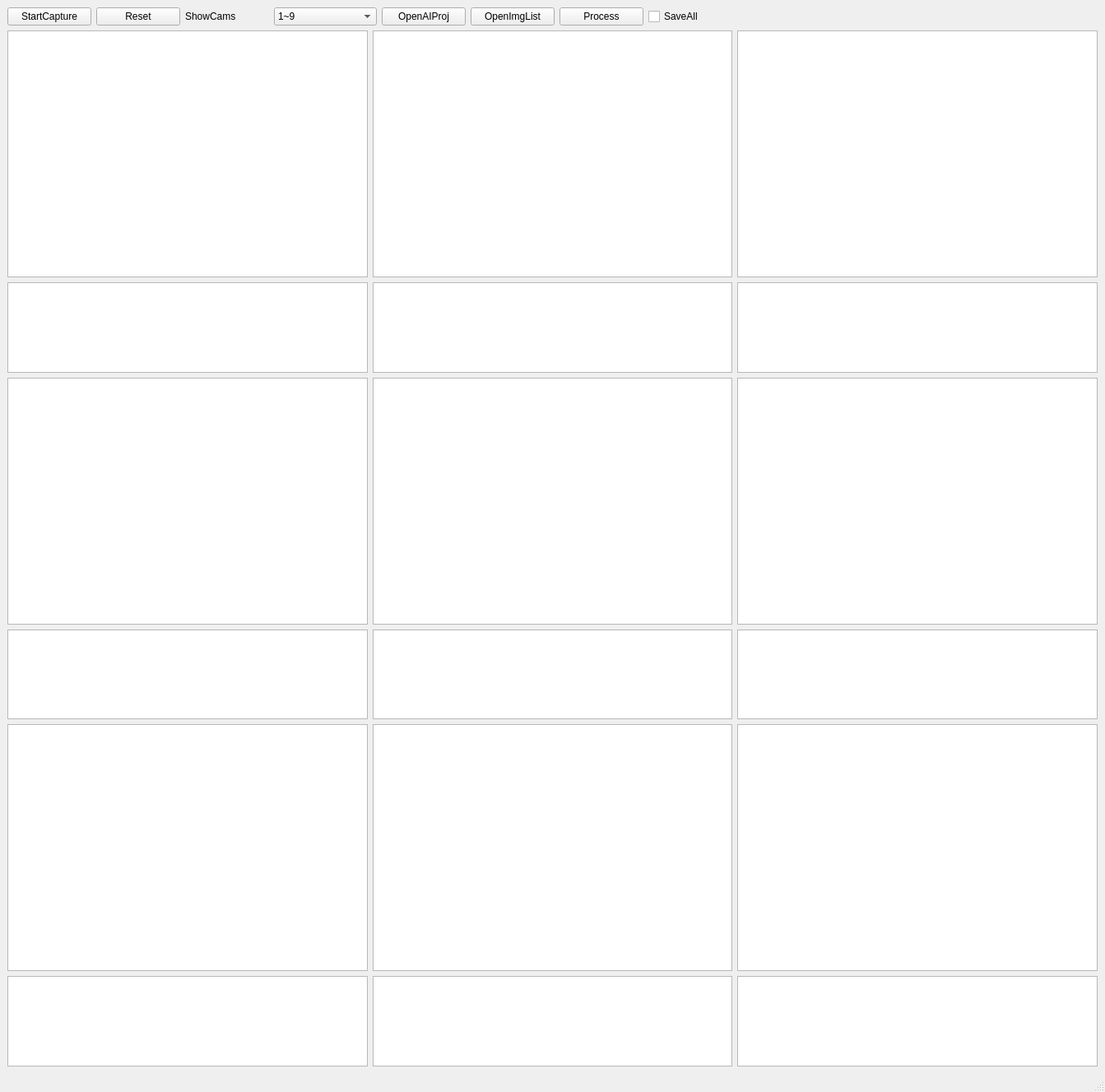
<?xml version="1.0" encoding="UTF-8"?>
<ui version="4.0">
 <class>MainWindow</class>
 <widget class="QMainWindow" name="MainWindow">
  <property name="geometry">
   <rect>
    <x>0</x>
    <y>0</y>
    <width>1343</width>
    <height>1327</height>
   </rect>
  </property>
  <property name="font">
   <font>
    <family>Arial</family>
   </font>
  </property>
  <property name="windowTitle">
   <string>CV_Test</string>
  </property>
  <widget class="QWidget" name="centralwidget">
   <layout class="QGridLayout" name="gridLayout">
    <item row="0" column="0" colspan="2">
     <layout class="QHBoxLayout" name="horizontalLayout">
      <item>
       <widget class="QPushButton" name="buttonStartCapture">
        <property name="text">
         <string>StartCapture</string>
        </property>
        <property name="default">
         <bool>false</bool>
        </property>
       </widget>
      </item>
      <item>
       <widget class="QPushButton" name="buttonReset">
        <property name="text">
         <string>Reset</string>
        </property>
        <property name="default">
         <bool>false</bool>
        </property>
       </widget>
      </item>
      <item>
       <widget class="QLabel" name="labelCrntCams">
        <property name="sizePolicy">
         <sizepolicy hsizetype="Preferred" vsizetype="Fixed">
          <horstretch>0</horstretch>
          <verstretch>0</verstretch>
         </sizepolicy>
        </property>
        <property name="text">
         <string>ShowCams</string>
        </property>
       </widget>
      </item>
      <item>
       <widget class="QComboBox" name="condComboBox">
        <property name="minimumSize">
         <size>
          <width>125</width>
          <height>0</height>
         </size>
        </property>
        <item>
         <property name="text">
          <string>1~9</string>
         </property>
        </item>
        <item>
         <property name="text">
          <string>10~18</string>
         </property>
        </item>
        <item>
         <property name="text">
          <string>19~27</string>
         </property>
        </item>
        <item>
         <property name="text">
          <string>28~36</string>
         </property>
        </item>
        <item>
         <property name="text">
          <string>37~45</string>
         </property>
        </item>
        <item>
         <property name="text">
          <string>46~54</string>
         </property>
        </item>
        <item>
         <property name="text">
          <string>55~63</string>
         </property>
        </item>
        <item>
         <property name="text">
          <string>64~72</string>
         </property>
        </item>
        <item>
         <property name="text">
          <string>73~81</string>
         </property>
        </item>
        <item>
         <property name="text">
          <string>82~90</string>
         </property>
        </item>
        <item>
         <property name="text">
          <string>91~99</string>
         </property>
        </item>
        <item>
         <property name="text">
          <string>100~108</string>
         </property>
        </item>
        <item>
         <property name="text">
          <string>109~117</string>
         </property>
        </item>
        <item>
         <property name="text">
          <string>118~126</string>
         </property>
        </item>
        <item>
         <property name="text">
          <string>128~135</string>
         </property>
        </item>
        <item>
         <property name="text">
          <string>138~144</string>
         </property>
        </item>
        <item>
         <property name="text">
          <string>145~153</string>
         </property>
        </item>
        <item>
         <property name="text">
          <string>154~162</string>
         </property>
        </item>
        <item>
         <property name="text">
          <string>163~171</string>
         </property>
        </item>
        <item>
         <property name="text">
          <string>172~180</string>
         </property>
        </item>
        <item>
         <property name="text">
          <string>181~189</string>
         </property>
        </item>
        <item>
         <property name="text">
          <string>190~198</string>
         </property>
        </item>
        <item>
         <property name="text">
          <string>199~207</string>
         </property>
        </item>
        <item>
         <property name="text">
          <string>208~216</string>
         </property>
        </item>
        <item>
         <property name="text">
          <string>217~225</string>
         </property>
        </item>
        <item>
         <property name="text">
          <string>226~234</string>
         </property>
        </item>
        <item>
         <property name="text">
          <string>235~243</string>
         </property>
        </item>
        <item>
         <property name="text">
          <string>244~252</string>
         </property>
        </item>
        <item>
         <property name="text">
          <string>253~261</string>
         </property>
        </item>
        <item>
         <property name="text">
          <string>262~270</string>
         </property>
        </item>
       </widget>
      </item>
      <item>
       <widget class="QPushButton" name="buttonOpenAIProject">
        <property name="text">
         <string>OpenAIProj</string>
        </property>
        <property name="default">
         <bool>false</bool>
        </property>
       </widget>
      </item>
      <item>
       <widget class="QPushButton" name="buttonOpenImgList">
        <property name="text">
         <string>OpenImgList</string>
        </property>
        <property name="default">
         <bool>false</bool>
        </property>
       </widget>
      </item>
      <item>
       <widget class="QPushButton" name="buttonProcess">
        <property name="enabled">
         <bool>true</bool>
        </property>
        <property name="text">
         <string>Process</string>
        </property>
       </widget>
      </item>
      <item>
       <widget class="QCheckBox" name="checkBoxSaving">
        <property name="text">
         <string>SaveAll</string>
        </property>
       </widget>
      </item>
     </layout>
    </item>
    <item row="1" column="0">
     <layout class="QVBoxLayout" name="verticalLayout">
      <item>
       <widget class="PictureView" name="imagebox0">
        <property name="sizePolicy">
         <sizepolicy hsizetype="Expanding" vsizetype="Expanding">
          <horstretch>0</horstretch>
          <verstretch>0</verstretch>
         </sizepolicy>
        </property>
        <property name="minimumSize">
         <size>
          <width>400</width>
          <height>300</height>
         </size>
        </property>
        <property name="contextMenuPolicy">
         <enum>Qt::DefaultContextMenu</enum>
        </property>
        <property name="sizeAdjustPolicy">
         <enum>QAbstractScrollArea::AdjustToContents</enum>
        </property>
        <property name="dragMode">
         <enum>QGraphicsView::ScrollHandDrag</enum>
        </property>
        <property name="transformationAnchor">
         <enum>QGraphicsView::AnchorUnderMouse</enum>
        </property>
        <property name="resizeAnchor">
         <enum>QGraphicsView::AnchorUnderMouse</enum>
        </property>
        <property name="viewportUpdateMode">
         <enum>QGraphicsView::BoundingRectViewportUpdate</enum>
        </property>
        <property name="rubberBandSelectionMode">
         <enum>Qt::ContainsItemBoundingRect</enum>
        </property>
       </widget>
      </item>
      <item>
       <widget class="QTextBrowser" name="textBrowser0">
        <property name="sizePolicy">
         <sizepolicy hsizetype="Expanding" vsizetype="Minimum">
          <horstretch>0</horstretch>
          <verstretch>0</verstretch>
         </sizepolicy>
        </property>
        <property name="minimumSize">
         <size>
          <width>400</width>
          <height>100</height>
         </size>
        </property>
        <property name="maximumSize">
         <size>
          <width>16777215</width>
          <height>1000</height>
         </size>
        </property>
       </widget>
      </item>
     </layout>
    </item>
    <item row="1" column="1">
     <layout class="QVBoxLayout" name="verticalLayout_2">
      <item>
       <widget class="PictureView" name="imagebox1">
        <property name="sizePolicy">
         <sizepolicy hsizetype="Expanding" vsizetype="Expanding">
          <horstretch>0</horstretch>
          <verstretch>0</verstretch>
         </sizepolicy>
        </property>
        <property name="minimumSize">
         <size>
          <width>400</width>
          <height>300</height>
         </size>
        </property>
        <property name="contextMenuPolicy">
         <enum>Qt::DefaultContextMenu</enum>
        </property>
        <property name="sizeAdjustPolicy">
         <enum>QAbstractScrollArea::AdjustToContents</enum>
        </property>
        <property name="dragMode">
         <enum>QGraphicsView::ScrollHandDrag</enum>
        </property>
        <property name="transformationAnchor">
         <enum>QGraphicsView::AnchorUnderMouse</enum>
        </property>
        <property name="resizeAnchor">
         <enum>QGraphicsView::AnchorUnderMouse</enum>
        </property>
        <property name="viewportUpdateMode">
         <enum>QGraphicsView::BoundingRectViewportUpdate</enum>
        </property>
        <property name="rubberBandSelectionMode">
         <enum>Qt::ContainsItemBoundingRect</enum>
        </property>
       </widget>
      </item>
      <item>
       <widget class="QTextBrowser" name="textBrowser1">
        <property name="sizePolicy">
         <sizepolicy hsizetype="Expanding" vsizetype="Minimum">
          <horstretch>0</horstretch>
          <verstretch>0</verstretch>
         </sizepolicy>
        </property>
        <property name="minimumSize">
         <size>
          <width>400</width>
          <height>100</height>
         </size>
        </property>
        <property name="maximumSize">
         <size>
          <width>16777215</width>
          <height>1000</height>
         </size>
        </property>
       </widget>
      </item>
     </layout>
    </item>
    <item row="1" column="2">
     <layout class="QVBoxLayout" name="verticalLayout_3">
      <item>
       <widget class="PictureView" name="imagebox2">
        <property name="sizePolicy">
         <sizepolicy hsizetype="Expanding" vsizetype="Expanding">
          <horstretch>0</horstretch>
          <verstretch>0</verstretch>
         </sizepolicy>
        </property>
        <property name="minimumSize">
         <size>
          <width>400</width>
          <height>300</height>
         </size>
        </property>
        <property name="contextMenuPolicy">
         <enum>Qt::DefaultContextMenu</enum>
        </property>
        <property name="sizeAdjustPolicy">
         <enum>QAbstractScrollArea::AdjustToContents</enum>
        </property>
        <property name="dragMode">
         <enum>QGraphicsView::ScrollHandDrag</enum>
        </property>
        <property name="transformationAnchor">
         <enum>QGraphicsView::AnchorUnderMouse</enum>
        </property>
        <property name="resizeAnchor">
         <enum>QGraphicsView::AnchorUnderMouse</enum>
        </property>
        <property name="viewportUpdateMode">
         <enum>QGraphicsView::BoundingRectViewportUpdate</enum>
        </property>
        <property name="rubberBandSelectionMode">
         <enum>Qt::ContainsItemBoundingRect</enum>
        </property>
       </widget>
      </item>
      <item>
       <widget class="QTextBrowser" name="textBrowser2">
        <property name="sizePolicy">
         <sizepolicy hsizetype="Expanding" vsizetype="Minimum">
          <horstretch>0</horstretch>
          <verstretch>0</verstretch>
         </sizepolicy>
        </property>
        <property name="minimumSize">
         <size>
          <width>400</width>
          <height>100</height>
         </size>
        </property>
        <property name="maximumSize">
         <size>
          <width>16777215</width>
          <height>1000</height>
         </size>
        </property>
       </widget>
      </item>
     </layout>
    </item>
    <item row="2" column="0">
     <layout class="QVBoxLayout" name="verticalLayout_4">
      <item>
       <widget class="PictureView" name="imagebox3">
        <property name="sizePolicy">
         <sizepolicy hsizetype="Expanding" vsizetype="Expanding">
          <horstretch>0</horstretch>
          <verstretch>0</verstretch>
         </sizepolicy>
        </property>
        <property name="minimumSize">
         <size>
          <width>400</width>
          <height>300</height>
         </size>
        </property>
        <property name="contextMenuPolicy">
         <enum>Qt::DefaultContextMenu</enum>
        </property>
        <property name="sizeAdjustPolicy">
         <enum>QAbstractScrollArea::AdjustToContents</enum>
        </property>
        <property name="dragMode">
         <enum>QGraphicsView::ScrollHandDrag</enum>
        </property>
        <property name="transformationAnchor">
         <enum>QGraphicsView::AnchorUnderMouse</enum>
        </property>
        <property name="resizeAnchor">
         <enum>QGraphicsView::AnchorUnderMouse</enum>
        </property>
        <property name="viewportUpdateMode">
         <enum>QGraphicsView::BoundingRectViewportUpdate</enum>
        </property>
        <property name="rubberBandSelectionMode">
         <enum>Qt::ContainsItemBoundingRect</enum>
        </property>
       </widget>
      </item>
      <item>
       <widget class="QTextBrowser" name="textBrowser3">
        <property name="sizePolicy">
         <sizepolicy hsizetype="Expanding" vsizetype="Minimum">
          <horstretch>0</horstretch>
          <verstretch>0</verstretch>
         </sizepolicy>
        </property>
        <property name="minimumSize">
         <size>
          <width>400</width>
          <height>100</height>
         </size>
        </property>
        <property name="maximumSize">
         <size>
          <width>16777215</width>
          <height>1000</height>
         </size>
        </property>
       </widget>
      </item>
     </layout>
    </item>
    <item row="2" column="1">
     <layout class="QVBoxLayout" name="verticalLayout_5">
      <item>
       <widget class="PictureView" name="imagebox4">
        <property name="sizePolicy">
         <sizepolicy hsizetype="Expanding" vsizetype="Expanding">
          <horstretch>0</horstretch>
          <verstretch>0</verstretch>
         </sizepolicy>
        </property>
        <property name="minimumSize">
         <size>
          <width>400</width>
          <height>300</height>
         </size>
        </property>
        <property name="contextMenuPolicy">
         <enum>Qt::DefaultContextMenu</enum>
        </property>
        <property name="sizeAdjustPolicy">
         <enum>QAbstractScrollArea::AdjustToContents</enum>
        </property>
        <property name="dragMode">
         <enum>QGraphicsView::ScrollHandDrag</enum>
        </property>
        <property name="transformationAnchor">
         <enum>QGraphicsView::AnchorUnderMouse</enum>
        </property>
        <property name="resizeAnchor">
         <enum>QGraphicsView::AnchorUnderMouse</enum>
        </property>
        <property name="viewportUpdateMode">
         <enum>QGraphicsView::BoundingRectViewportUpdate</enum>
        </property>
        <property name="rubberBandSelectionMode">
         <enum>Qt::ContainsItemBoundingRect</enum>
        </property>
       </widget>
      </item>
      <item>
       <widget class="QTextBrowser" name="textBrowser4">
        <property name="sizePolicy">
         <sizepolicy hsizetype="Expanding" vsizetype="Minimum">
          <horstretch>0</horstretch>
          <verstretch>0</verstretch>
         </sizepolicy>
        </property>
        <property name="minimumSize">
         <size>
          <width>400</width>
          <height>100</height>
         </size>
        </property>
        <property name="maximumSize">
         <size>
          <width>16777215</width>
          <height>1000</height>
         </size>
        </property>
       </widget>
      </item>
     </layout>
    </item>
    <item row="2" column="2">
     <layout class="QVBoxLayout" name="verticalLayout_6">
      <item>
       <widget class="PictureView" name="imagebox5">
        <property name="sizePolicy">
         <sizepolicy hsizetype="Expanding" vsizetype="Expanding">
          <horstretch>0</horstretch>
          <verstretch>0</verstretch>
         </sizepolicy>
        </property>
        <property name="minimumSize">
         <size>
          <width>400</width>
          <height>300</height>
         </size>
        </property>
        <property name="contextMenuPolicy">
         <enum>Qt::DefaultContextMenu</enum>
        </property>
        <property name="sizeAdjustPolicy">
         <enum>QAbstractScrollArea::AdjustToContents</enum>
        </property>
        <property name="dragMode">
         <enum>QGraphicsView::ScrollHandDrag</enum>
        </property>
        <property name="transformationAnchor">
         <enum>QGraphicsView::AnchorUnderMouse</enum>
        </property>
        <property name="resizeAnchor">
         <enum>QGraphicsView::AnchorUnderMouse</enum>
        </property>
        <property name="viewportUpdateMode">
         <enum>QGraphicsView::BoundingRectViewportUpdate</enum>
        </property>
        <property name="rubberBandSelectionMode">
         <enum>Qt::ContainsItemBoundingRect</enum>
        </property>
       </widget>
      </item>
      <item>
       <widget class="QTextBrowser" name="textBrowser5">
        <property name="sizePolicy">
         <sizepolicy hsizetype="Expanding" vsizetype="Minimum">
          <horstretch>0</horstretch>
          <verstretch>0</verstretch>
         </sizepolicy>
        </property>
        <property name="minimumSize">
         <size>
          <width>400</width>
          <height>100</height>
         </size>
        </property>
        <property name="maximumSize">
         <size>
          <width>16777215</width>
          <height>1000</height>
         </size>
        </property>
       </widget>
      </item>
     </layout>
    </item>
    <item row="3" column="0">
     <layout class="QVBoxLayout" name="verticalLayout_7">
      <item>
       <widget class="PictureView" name="imagebox6">
        <property name="sizePolicy">
         <sizepolicy hsizetype="Expanding" vsizetype="Expanding">
          <horstretch>0</horstretch>
          <verstretch>0</verstretch>
         </sizepolicy>
        </property>
        <property name="minimumSize">
         <size>
          <width>400</width>
          <height>300</height>
         </size>
        </property>
        <property name="contextMenuPolicy">
         <enum>Qt::DefaultContextMenu</enum>
        </property>
        <property name="sizeAdjustPolicy">
         <enum>QAbstractScrollArea::AdjustToContents</enum>
        </property>
        <property name="dragMode">
         <enum>QGraphicsView::ScrollHandDrag</enum>
        </property>
        <property name="transformationAnchor">
         <enum>QGraphicsView::AnchorUnderMouse</enum>
        </property>
        <property name="resizeAnchor">
         <enum>QGraphicsView::AnchorUnderMouse</enum>
        </property>
        <property name="viewportUpdateMode">
         <enum>QGraphicsView::BoundingRectViewportUpdate</enum>
        </property>
        <property name="rubberBandSelectionMode">
         <enum>Qt::ContainsItemBoundingRect</enum>
        </property>
       </widget>
      </item>
      <item>
       <widget class="QTextBrowser" name="textBrowser6">
        <property name="sizePolicy">
         <sizepolicy hsizetype="Expanding" vsizetype="Minimum">
          <horstretch>0</horstretch>
          <verstretch>0</verstretch>
         </sizepolicy>
        </property>
        <property name="minimumSize">
         <size>
          <width>400</width>
          <height>100</height>
         </size>
        </property>
        <property name="maximumSize">
         <size>
          <width>16777215</width>
          <height>1000</height>
         </size>
        </property>
       </widget>
      </item>
     </layout>
    </item>
    <item row="3" column="1">
     <layout class="QVBoxLayout" name="verticalLayout_8">
      <item>
       <widget class="PictureView" name="imagebox7">
        <property name="sizePolicy">
         <sizepolicy hsizetype="Expanding" vsizetype="Expanding">
          <horstretch>0</horstretch>
          <verstretch>0</verstretch>
         </sizepolicy>
        </property>
        <property name="minimumSize">
         <size>
          <width>400</width>
          <height>300</height>
         </size>
        </property>
        <property name="contextMenuPolicy">
         <enum>Qt::DefaultContextMenu</enum>
        </property>
        <property name="sizeAdjustPolicy">
         <enum>QAbstractScrollArea::AdjustToContents</enum>
        </property>
        <property name="dragMode">
         <enum>QGraphicsView::ScrollHandDrag</enum>
        </property>
        <property name="transformationAnchor">
         <enum>QGraphicsView::AnchorUnderMouse</enum>
        </property>
        <property name="resizeAnchor">
         <enum>QGraphicsView::AnchorUnderMouse</enum>
        </property>
        <property name="viewportUpdateMode">
         <enum>QGraphicsView::BoundingRectViewportUpdate</enum>
        </property>
        <property name="rubberBandSelectionMode">
         <enum>Qt::ContainsItemBoundingRect</enum>
        </property>
       </widget>
      </item>
      <item>
       <widget class="QTextBrowser" name="textBrowser7">
        <property name="sizePolicy">
         <sizepolicy hsizetype="Expanding" vsizetype="Minimum">
          <horstretch>0</horstretch>
          <verstretch>0</verstretch>
         </sizepolicy>
        </property>
        <property name="minimumSize">
         <size>
          <width>400</width>
          <height>100</height>
         </size>
        </property>
        <property name="maximumSize">
         <size>
          <width>16777215</width>
          <height>1000</height>
         </size>
        </property>
       </widget>
      </item>
     </layout>
    </item>
    <item row="3" column="2">
     <layout class="QVBoxLayout" name="verticalLayout_9">
      <item>
       <widget class="PictureView" name="imagebox8">
        <property name="sizePolicy">
         <sizepolicy hsizetype="Expanding" vsizetype="Expanding">
          <horstretch>0</horstretch>
          <verstretch>0</verstretch>
         </sizepolicy>
        </property>
        <property name="minimumSize">
         <size>
          <width>400</width>
          <height>300</height>
         </size>
        </property>
        <property name="contextMenuPolicy">
         <enum>Qt::DefaultContextMenu</enum>
        </property>
        <property name="sizeAdjustPolicy">
         <enum>QAbstractScrollArea::AdjustToContents</enum>
        </property>
        <property name="dragMode">
         <enum>QGraphicsView::ScrollHandDrag</enum>
        </property>
        <property name="transformationAnchor">
         <enum>QGraphicsView::AnchorUnderMouse</enum>
        </property>
        <property name="resizeAnchor">
         <enum>QGraphicsView::AnchorUnderMouse</enum>
        </property>
        <property name="viewportUpdateMode">
         <enum>QGraphicsView::BoundingRectViewportUpdate</enum>
        </property>
        <property name="rubberBandSelectionMode">
         <enum>Qt::ContainsItemBoundingRect</enum>
        </property>
       </widget>
      </item>
      <item>
       <widget class="QTextBrowser" name="textBrowser8">
        <property name="sizePolicy">
         <sizepolicy hsizetype="Expanding" vsizetype="Minimum">
          <horstretch>0</horstretch>
          <verstretch>0</verstretch>
         </sizepolicy>
        </property>
        <property name="minimumSize">
         <size>
          <width>400</width>
          <height>100</height>
         </size>
        </property>
        <property name="maximumSize">
         <size>
          <width>16777215</width>
          <height>1000</height>
         </size>
        </property>
       </widget>
      </item>
     </layout>
    </item>
   </layout>
  </widget>
  <widget class="QStatusBar" name="statusbar"/>
  <widget class="QMenuBar" name="menubar">
   <property name="geometry">
    <rect>
     <x>0</x>
     <y>0</y>
     <width>1343</width>
     <height>20</height>
    </rect>
   </property>
  </widget>
 </widget>
 <customwidgets>
  <customwidget>
   <class>PictureView</class>
   <extends>QGraphicsView</extends>
   <header location="global">pictureview.h</header>
  </customwidget>
 </customwidgets>
 <resources/>
 <connections/>
</ui>
